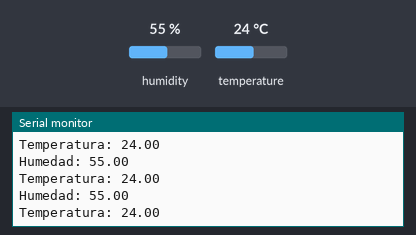
The sketch below on a simulated Arduino Uno, built with avr-gcc and run on an emulated ATmega328P. Parts: the last lines printed to the serial monitor. The test bench sets the inputs (shaded band); at power-on: humidity 55 %, temperature 24 °C.

Above: at 3.8 s.
3.9 s: humidity set to 22 %
At 6.6 s:
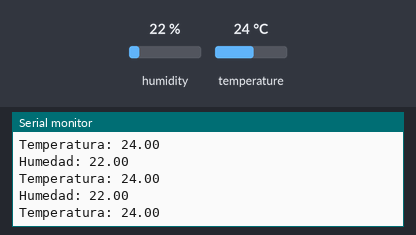
6.8 s: temperature set to 12 °C
At 8.5 s:
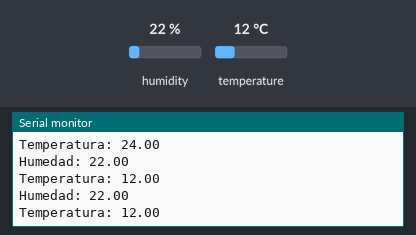
9.7 s: humidity set to 40 %
At 12.0 s:
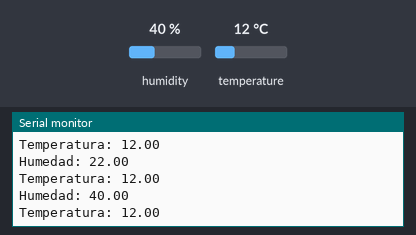
Timing chart, 0 to 13.5 s (numbered marks = the images above; inputs shaded):
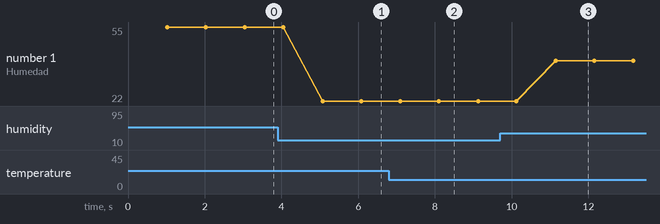

Measured:
- after the input at 3.9 s, the serial monitor: prints a new line after 1.2 s (image 1)
- after the input at 6.8 s, the serial monitor: prints a new line after 0.31 s (image 2)
- after the input at 9.7 s, the serial monitor: prints a new line after 1.4 s (image 3)
- plotted number 1: 55 → 22 after the input at 3.9 s, 22 → 40 after the input at 9.7 s

The sketch:

DHT11.ino
```cpp
#include <DHT.h>

#define DHTPIN 2
#define DHTTYPE DHT11

DHT dht11(DHTPIN, DHTTYPE);

void setup() {
  // put your setup code here, to run once:
  Serial.begin(9600);
  dht11.begin();
}

void loop() {
  // put your main code here, to run repeatedly:
  delay(1000);

  float humidity = dht11.readHumidity();
  float temperature = dht11.readTemperature();
  Serial.println("Humedad: " + String(humidity));
  Serial.println("Temperatura: " + String(temperature));
}
```
